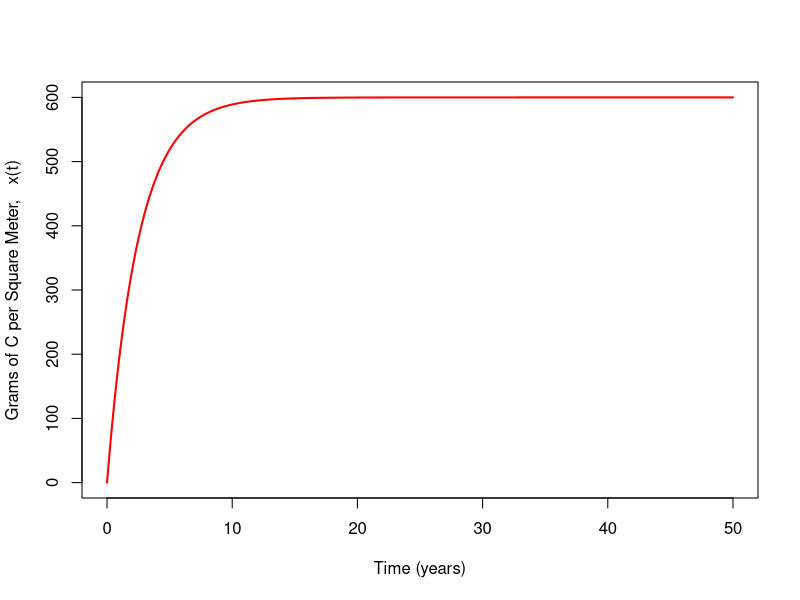

The R script that drew this image:
#Plotting the Simple Litter model
t <- seq(0,50,length=50*20)
y <- 600-600*exp(-0.4*t)
plot(t,y,type="l",lwd=2,col="red",xlab="Time (years)",ylab="Grams of C per Square Meter,   x(t)")